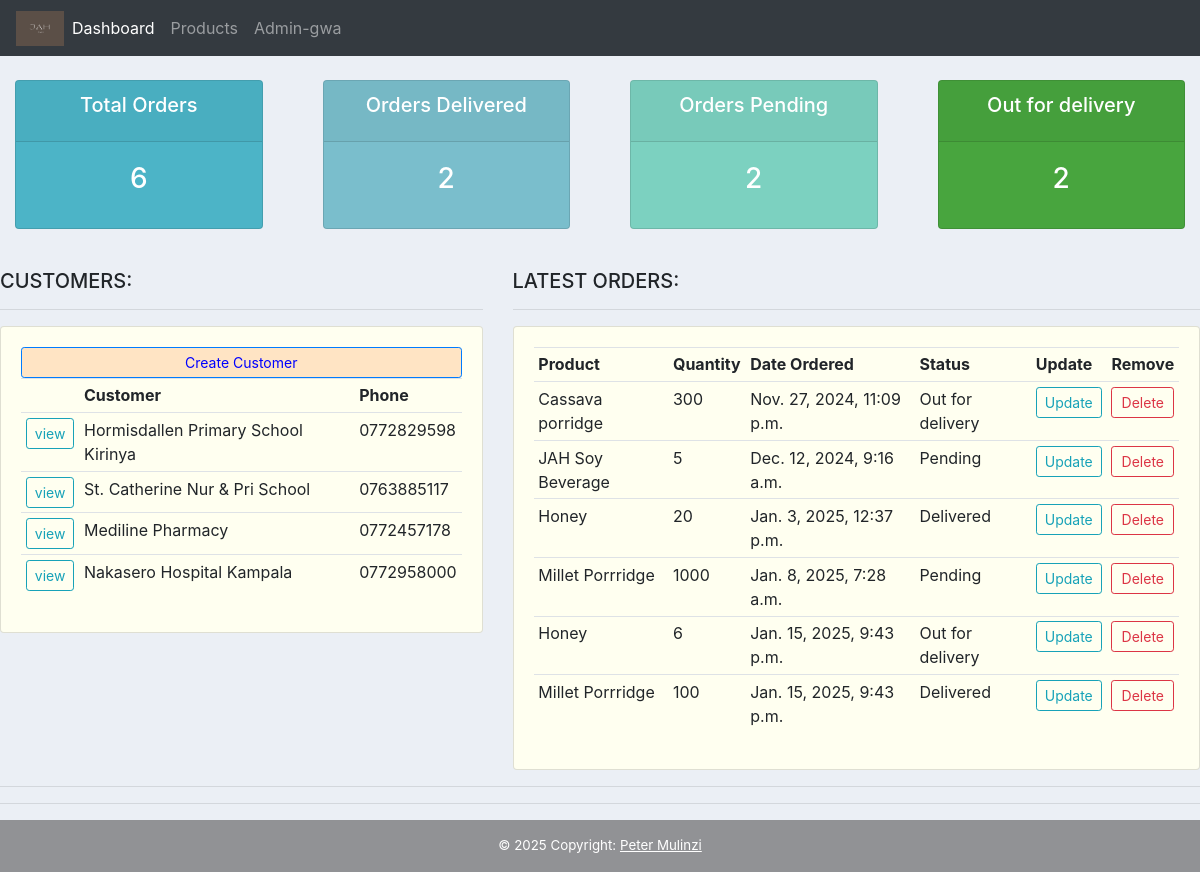
The page / on the database its author committed.
### Jah_Accounts/models.py (models this page shows, shortened)
class Customer(models.Model):
    name = models.CharField(max_length=200, null=True)
    phone = models.CharField(max_length=200, null=True, blank=True)
    email = models.CharField(max_length=200, null=True, blank=True)
    date_created = models.DateTimeField(auto_now_add=True, null=True, blank=True)

class Order(models.Model):
    STATUS = (
        ('Pending', 'Pending'),
        ('Out for delivery', 'Out for delivery'),
        ('Delivered', 'Delivered'),
    )
    MEASUREMENT = (
        ('Kgs', 'Kgs'),
        ('Tins', 'Tins'),
    )
    Customer = models.ForeignKey(Customer, null=True, on_delete=models.SET_NULL)
    Product = models.ForeignKey(Product, null=True, on_delete=models.SET_NULL,)
    date_created = models.DateTimeField(auto_now_add=True, null=True)
    status = models.CharField(max_length=200, null=True, choices=STATUS)
    tags = models.ManyToManyField(Tag)
    Quantity = models.CharField(null=True, max_length=4)
    units = models.CharField(max_length=200, null=True, choices=MEASUREMENT,)
    note = models.CharField(max_length=200, null=True)

class Product(models.Model):
    CATEGORY = (
        ('Flour', 'Flour'),
        ('Honey', 'Honey'),
        ('Spice', 'Spice'),
    )
    name = models.CharField(max_length=200, null=True)
    price = models.FloatField(null=True)
    category = models.CharField(max_length=200, null=True, choices=CATEGORY)
    description = models.CharField(max_length=200, null = True, blank = True)
    date_created = models.DateTimeField(auto_now_add=True, null=True)
    def __str__(self):
        return self.name

### Jah_Accounts/views.py (the view)
# urls.py: path('', views.dashboard, name='home'),
def dashboard(request):
    orders = Order.objects.all()
    customers = Customer.objects.all()
    total_orders = orders.count()
    pending = Order.objects.filter(status = 'Pending').count()
    delivered = Order.objects.filter(status = 'Delivered').count()
    Out_for_Delivery =  Order.objects.filter(status = 'Out for delivery').count()
    context = {'orders': orders, 'customers': customers, 'total_orders': total_orders, 'pending': pending, 'delivered': delivered, 'Out_for_Delivery': Out_for_Delivery}
    return render(request, 'Jah_Accounts/Dashboard.html', context)

### Jah_Accounts/templates/Jah_Accounts/Dashboard.html
{% extends "Jah_Accounts/main.html" %}
{% block content %}
{% include "Jah_Accounts/status.html" %}
<br>
<div class="row">
    <div class="col-md-5">
        <h5>CUSTOMERS:</h5>
        <hr>
        <div class="card card-body" style="background-color: ivory;">
            <a class="btn btn-primary btn-sm btn-block" href="{% url "createCustomer" %}" style="background-color: bisque; color: blue; text-decoration: un;">Create Customer</a>
            <table class="table table-sm"">
                <tr>
                    <th></th>
                    <th>Customer</th>
                    <th>Phone</th>
                </tr>
                {% for customers in customers %}
                  <tr>
                    <td><a class="btn btn-sm btn-outline-info" href="{% url 'customers' customers.id %}">view</a></td>
                    <td>{{ customers.name }}</td>
                    <td>{{ customers.phone }}</td>
                  </tr>
                {% endfor %}
            </table>
        </div>
    </div>
    <div class="col-md-7">
        <h5>LATEST ORDERS:</h5>
        <hr>
        <div class="card card-body" style="background-color: ivory;">
            <table class="table table-sm">
                <tr>
                    <th>Product</th>
                    <th>Quantity</th>
                    <th>Date Ordered</th>
                    <th>Status</th>
                    <th>Update</th>
                    <th>Remove</th>
                </tr>
                {% for y in orders  %}
                    <tr>
                        <td>{{ y.Product }}</td>
                        <td>{{ y.Quantity }}</td>
                        <td>{{ y.date_created }}</td>
                        <td>{{ y.status }}</td>
                        <td><a class="btn btn-outline-info btn-sm " href="{% url 'updateOrder' y.id %}">Update</a></td>
                        <td><a class="btn btn-outline-danger btn-sm btn-block" href="{% url 'deleteOrder' y.id %}">Delete</a></td>
                    </tr>
                {% endfor %}
            </table>
        </div>
    </div>
</div>
<hr>
{% endblock %}

### static/css/main.css (style rules this page uses)
body { background-color: #ebeff5; }

### rows shown on the page
Customer: name "Hormisdallen Primary School Kirinya", phone "0772829598"
Customer: name "St. Catherine Nur & Pri School", phone "0763885117"
Customer: name "Mediline Pharmacy", phone "0772457178"
Customer: name "Nakasero Hospital Kampala", phone "0772958000"
Order: Product "Cassava porridge", Quantity "300", date_created "Nov. 27, 2024, 11:09 p.m.", status "Out for delivery"
Order: Product "JAH Soy Beverage", Quantity "5", date_created "Dec. 12, 2024, 9:16 a.m.", status "Pending"
Order: Product "Honey", Quantity "20", date_created "Jan. 3, 2025, 12:37 p.m.", status "Delivered"
Order: Product "Millet Porrridge", Quantity "1000", date_created "Jan. 8, 2025, 7:28 a.m.", status "Pending"
Order: Product "Honey", Quantity "6", date_created "Jan. 15, 2025, 9:43 p.m.", status "Out for delivery"
Order: Product "Millet Porrridge", Quantity "100", date_created "Jan. 15, 2025, 9:43 p.m.", status "Delivered"

### other values the page prints
{{ total_orders|default:"0" }} "6"
{{ delivered|default:"0" }} "2"
{{ pending|default:"0" }} "2"
{{ Out_for_Delivery|default:"0" }} "2"
